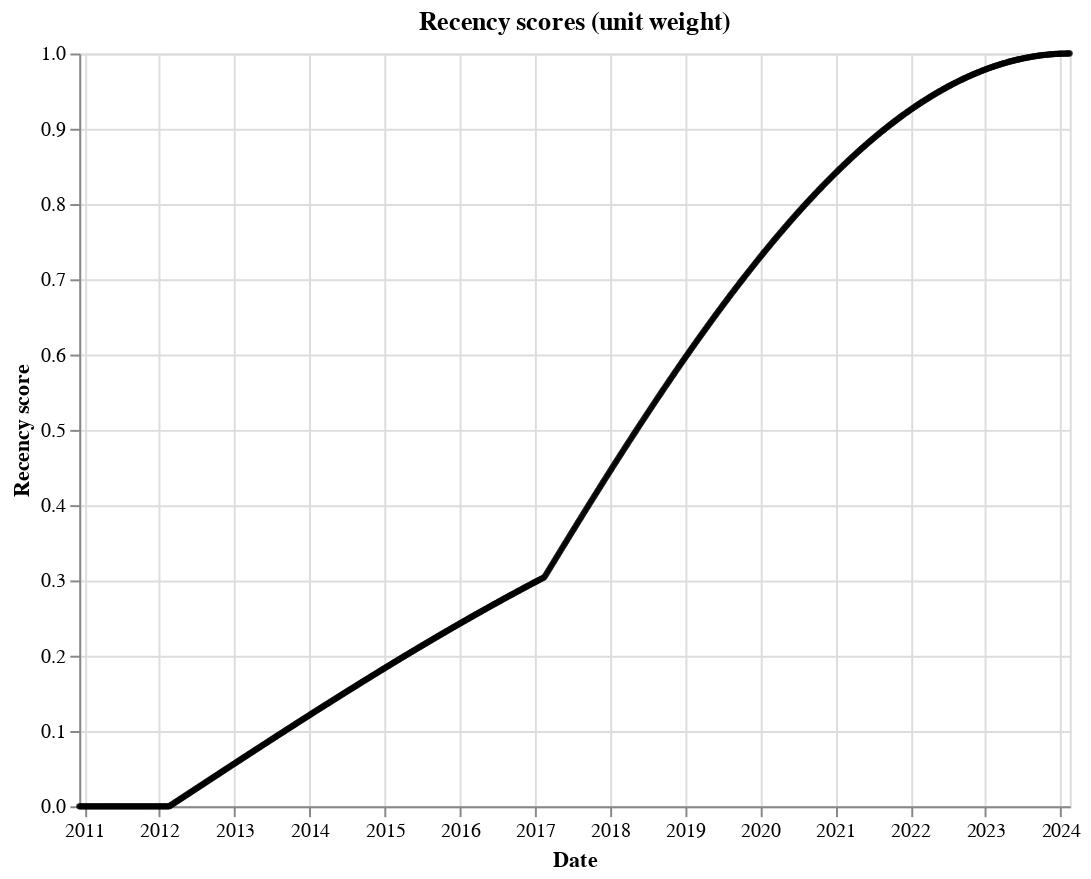

Notebook source saved alongside this figure:
### Markdown cell above
## Understanding recency

### Code cell
recency_plotter = RecencyPlotter(recency_space)
recency_plotter.plot_recency_curve()

### Figure 1 — Vega-Lite specification as saved in the notebook (floating-point values rounded to 4 significant figures; data arrays with more than 128 entries replaced by an {"elided": "..."} marker saying what was removed)
{"$schema": "https://vega.github.io/schema/vega-lite/v5.16.3.json", "config": {"view": {"continuousHeight": 300, "continuousWidth": 300}}, "data": {"name": "data-6a7872487748091b788fc90b3ce6f4c8"}, "datasets": {"data-6a7872487748091b788fc90b3ce6f4c8": {"elided": "1000 records"}}, "encoding": {"tooltip": [{"field": "date", "type": "temporal"}], "x": {"field": "date", "title": "Date", "type": "temporal"}, "y": {"field": "score", "title": "Recency score", "type": "quantitative"}}, "height": 380, "mark": {"color": "black", "filled": true, "size": 10, "type": "point"}, "title": "Recency scores (unit weight)", "width": 500}
